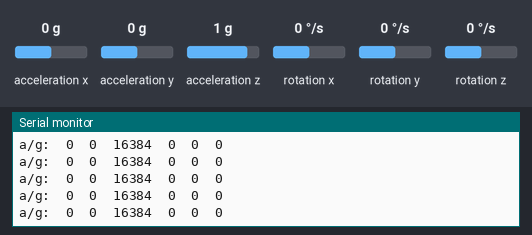
Simulated run of this sketch. Board: Arduino Uno, built with avr-gcc and run on an emulated ATmega328P. On the bench: the last lines printed to the serial monitor. The test bench sets the inputs (shaded band); at power-on: acceleration x 0 g, acceleration z 1 g, acceleration y 0 g, rotation x 0 °/s, rotation y 0 °/s, rotation z 0 °/s.

Above: at 1.2 s.
1.3 s: acceleration x set to 0.8 g
At 2.2 s:
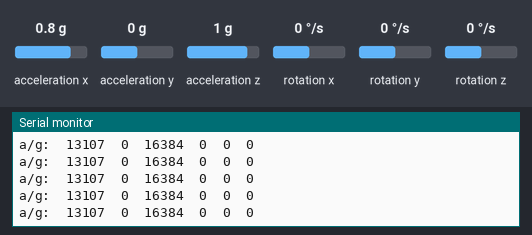
4.3 s: acceleration z set to -1.4 g
At 5.1 s:
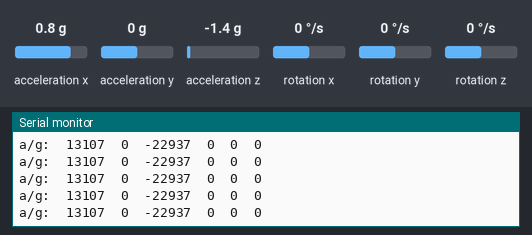
7.3 s: acceleration y set to -1.4 g
At 8.2 s:
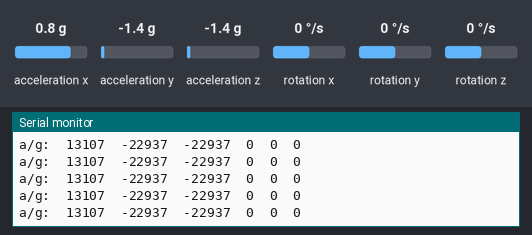
10.3 s: rotation x set to -192 °/s
At 11.0 s:
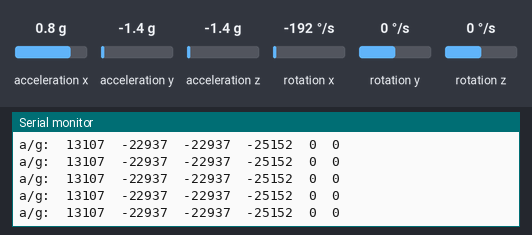
13.3 s: acceleration x set to 0 g
At 14.0 s:
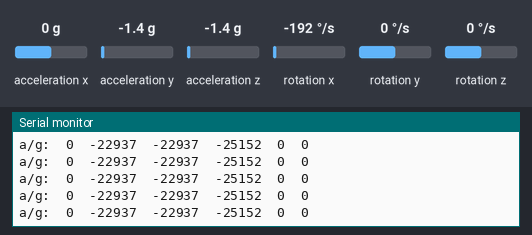
16.3 s: rotation x set to 0 °/s
At 17.3 s:
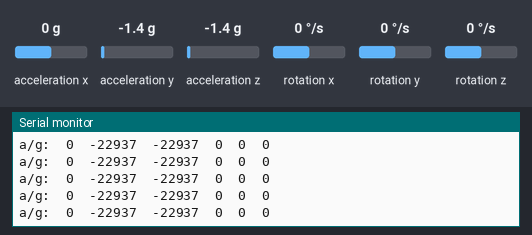

Measured:
- after the input at 1.3 s, the serial monitor: prints a new line at once (image 1)
- after the input at 4.3 s, the serial monitor: prints a new line at once (image 2)
- after the input at 7.3 s, the serial monitor: prints a new line at once (image 3)
- after the input at 10.3 s, the serial monitor: prints a new line at once (image 4)
- after the input at 13.3 s, the serial monitor: prints a new line at once (image 5)
- after the input at 16.3 s, the serial monitor: prints a new line at once (image 6)

The sketch:

test_gyro_mpu_library_1.ino
```cpp
/*
 # Product: 6 DOF Sensor-MPU6050
 # SKU    : SEN0142
 # Description:
 # To read  accel/gyro data from 6 DOF Sensor
*/

#include "Wire.h"
#include "I2Cdev.h"
#include "MPU6050.h"
MPU6050 accelgyro;
int16_t ax, ay, az;  // define accel as ax,ay,az
int16_t gx, gy, gz;  // define gyro as gx,gy,gz


void setup() {
  Wire.begin();      // join I2C bus
  Serial.begin(38400);    //  initialize serial communication
  Serial.println("Initializing I2C devices...");
  accelgyro.initialize();

  // verify connection
  Serial.println("Testing device connections...");
  Serial.println(accelgyro.testConnection() ? "MPU6050 connection successful" : "MPU6050 connection failed");

}

void loop() {
  accelgyro.getMotion6(&ax, &ay, &az, &gx, &gy, &gz);  // read measurements from device

  // display tab-separated accel/gyro x/y/z values
  Serial.print("a/g:\t");
  Serial.print(ax);
  Serial.print("\t");
  Serial.print(ay);
  Serial.print("\t");
  Serial.print(az);
  Serial.print("\t");
  Serial.print(gx);
  Serial.print("\t");
  Serial.print(gy);
  Serial.print("\t");
  Serial.println(gz);

}
```
